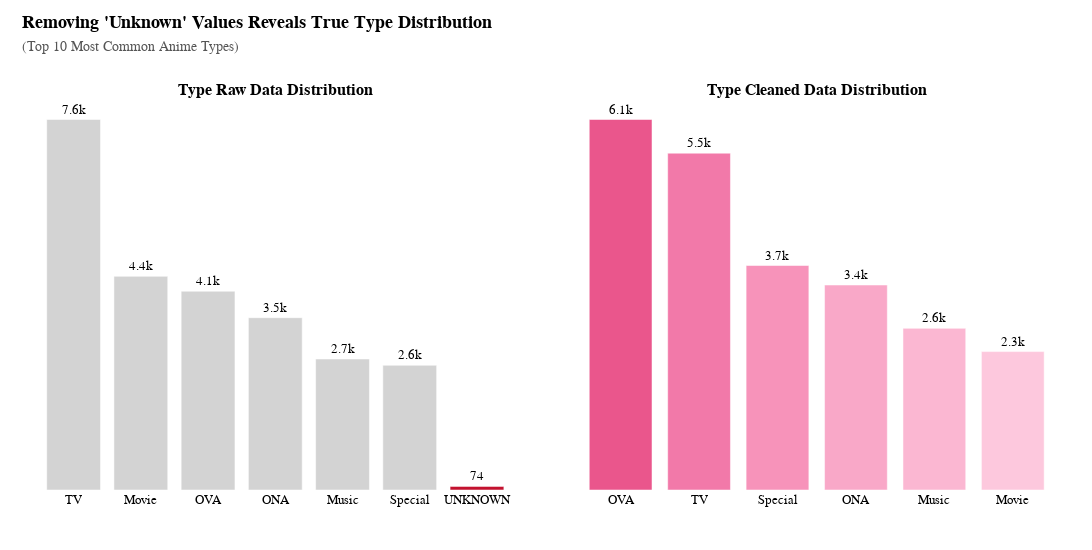

This figure's notebook cell:
### Markdown cell above
### **3. Visual Evidence: Misleading (Raw) vs. Correct (Clean) Insights**
#### **3.1 Type**

### Code cell
# ==========================================
# 1. DATA PREPARATION
# ==========================================

# --- A. RAW DATA (LEFT CHART) ---
type_counts_raw = df_anime_dataset_2023['Type'].value_counts().head(10).reset_index()
type_counts_raw.columns = ['Type', 'Count']
type_counts_raw = type_counts_raw.sort_values('Count', ascending=False)

colors_raw = [
    '#C3122F' if str(x).strip().upper() == 'UNKNOWN' else '#D3D3D3'
    for x in type_counts_raw['Type']
]

# --- B. CLEAN DATA (RIGHT CHART) ---
df_type_clean = df_anime_dataset_2023_prep[['Type']].copy()
df_type_clean['Type'] = df_type_clean['Type'].astype(str).str.strip()

exclude_list = ["UNKNOWN", "NONE", "NAN", "NULL", ""]
df_type_clean = df_type_clean[~df_type_clean['Type'].str.upper().isin(exclude_list)]
df_type_clean = df_type_clean[df_type_clean['Type'] != ""]

type_counts_clean = df_type_clean['Type'].value_counts().head(10).reset_index()
type_counts_clean.columns = ['Type', 'Count']
type_counts_clean = type_counts_clean.sort_values('Count', ascending=False)

# --- GRADIENT HỒNG CHO CLEAN CHART ---
colors_clean = [
    "#ea568c",
    "#f279a9",
    "#f793ba",
    "#f9a8c8",
    "#fbb7d2",
    "#fdc8dd",
    "#fed7e7",
    "#ffe4f0",
    "#fff0f7",
    "#ffffff"
][:len(type_counts_clean)]

# ==========================================
# 2. VISUALIZATION
# ==========================================

fig = make_subplots(
    rows=1, cols=2,
    subplot_titles=("<b>Type Raw Data Distribution</b>",
                    "<b>Type Cleaned Data Distribution</b>"), 
    horizontal_spacing=0.07
)

# --- RAW DATA ---
fig.add_trace(
    go.Bar(
        x=type_counts_raw['Type'],
        y=type_counts_raw['Count'],
        marker_color=colors_raw,
        text=type_counts_raw['Count'],
        textposition='outside',
        texttemplate='%{y:.2s}',
        hovertemplate='<b>Raw Type:</b> %{x}<br><b>Count:</b> %{y:,}<extra></extra>',
        showlegend=False
    ),
    row=1, col=1
)

# --- CLEAN DATA ---
fig.add_trace(
    go.Bar(
        x=type_counts_clean['Type'],
        y=type_counts_clean['Count'],
        marker_color=colors_clean,   # <-- Gradient hồng
        text=type_counts_clean['Count'],
        textposition='outside',
        texttemplate='%{y:.2s}',
        hovertemplate='<b>Clean Type:</b> %{x}<br><b>Count:</b> %{y:,}<extra></extra>',
        showlegend=False
    ),
    row=1, col=2
)

# ==========================================
# 3. LAYOUT SETTINGS
# ==========================================

fig.update_layout(
    font=dict(family="Tahoma", size=13, color="#000"),
    hovermode="x unified",
    margin=dict(l=40, r=40, t=100, b=60),
    width=1550,
    height=550,
    plot_bgcolor="white",
    paper_bgcolor="white",

    title=dict(
        text="<b>Removing 'Unknown' Values Reveals True Type Distribution</b>"
             "<br><span style='color:#555555; font-size:14px'>(Top 10 Most Common Anime Types)</span>",
        x=0.02,
        y=0.95,
        xanchor='left',
        yanchor='top'
    )
)

# X-Axis
fig.update_xaxes(showgrid=False, showline=False, tickangle=0, row=1, col=1)
fig.update_xaxes(showgrid=False, showline=False, tickangle=0, row=1, col=2)

# Y-Axis
fig.update_yaxes(showgrid=False, showticklabels=False, zeroline=False, row=1, col=1)
fig.update_yaxes(showgrid=False, showticklabels=False, zeroline=False, row=1, col=2)

try:
    save_chart(fig, step="03", stt="III_A_3.1.Type", title="Removing 'Unknown' Values Reveals True Type Distribution")
except Exception as e:
    print(f"⚠️ Could not save chart due to Kaleido error: {e}")
    print("✅ Chart is displayed below regardless.")

fig.show()

### Figure 1 — Plotly figure (JSON) as saved in the notebook; plotly's stock layout.template omitted (floating-point values rounded to 4 significant figures)
{"data": [{"hovertemplate": "<b>Raw Type:</b> %{x}<br><b>Count:</b> %{y:,}<extra></extra>", "marker": {"color": ["#D3D3D3", "#D3D3D3", "#D3D3D3", "#D3D3D3", "#D3D3D3", "#D3D3D3", "#C3122F"]}, "showlegend": false, "text": [7597.0, 4381.0, 4076.0, 3533.0, 2686.0, 2558.0, 74.0], "textposition": "outside", "texttemplate": "%{y:.2s}", "type": "bar", "x": ["TV", "Movie", "OVA", "ONA", "Music", "Special", "UNKNOWN"], "xaxis": "x", "y": [7597, 4381, 4076, 3533, 2686, 2558, 74], "yaxis": "y"}, {"hovertemplate": "<b>Clean Type:</b> %{x}<br><b>Count:</b> %{y:,}<extra></extra>", "marker": {"color": ["#ea568c", "#f279a9", "#f793ba", "#f9a8c8", "#fbb7d2", "#fdc8dd"]}, "showlegend": false, "text": [6062.0, 5511.0, 3673.0, 3354.0, 2645.0, 2265.0], "textposition": "outside", "texttemplate": "%{y:.2s}", "type": "bar", "x": ["OVA", "TV", "Special", "ONA", "Music", "Movie"], "xaxis": "x2", "y": [6062, 5511, 3673, 3354, 2645, 2265], "yaxis": "y2"}], "layout": {"annotations": [{"font": {"size": 16}, "showarrow": false, "text": "<b>Type Raw Data Distribution</b>", "x": 0.2325, "xanchor": "center", "xref": "paper", "y": 1, "yanchor": "bottom", "yref": "paper"}, {"font": {"size": 16}, "showarrow": false, "text": "<b>Type Cleaned Data Distribution</b>", "x": 0.7675, "xanchor": "center", "xref": "paper", "y": 1, "yanchor": "bottom", "yref": "paper"}], "font": {"color": "#000", "family": "Tahoma", "size": 13}, "height": 550, "hovermode": "x unified", "margin": {"b": 60, "l": 40, "r": 40, "t": 100}, "paper_bgcolor": "white", "plot_bgcolor": "white", "title": {"text": "<b>Removing 'Unknown' Values Reveals True Type Distribution</b><br><span style='color:#555555; font-size:14px'>(Top 10 Most Common Anime Types)</span>", "x": 0.02, "xanchor": "left", "y": 0.95, "yanchor": "top"}, "width": 1550, "xaxis": {"anchor": "y", "domain": [0, 0.465], "showgrid": false, "showline": false, "tickangle": 0}, "xaxis2": {"anchor": "y2", "domain": [0.535, 1.0], "showgrid": false, "showline": false, "tickangle": 0}, "yaxis": {"anchor": "x", "domain": [0, 1], "showgrid": false, "showticklabels": false, "zeroline": false}, "yaxis2": {"anchor": "x2", "domain": [0, 1], "showgrid": false, "showticklabels": false, "zeroline": false}}}
